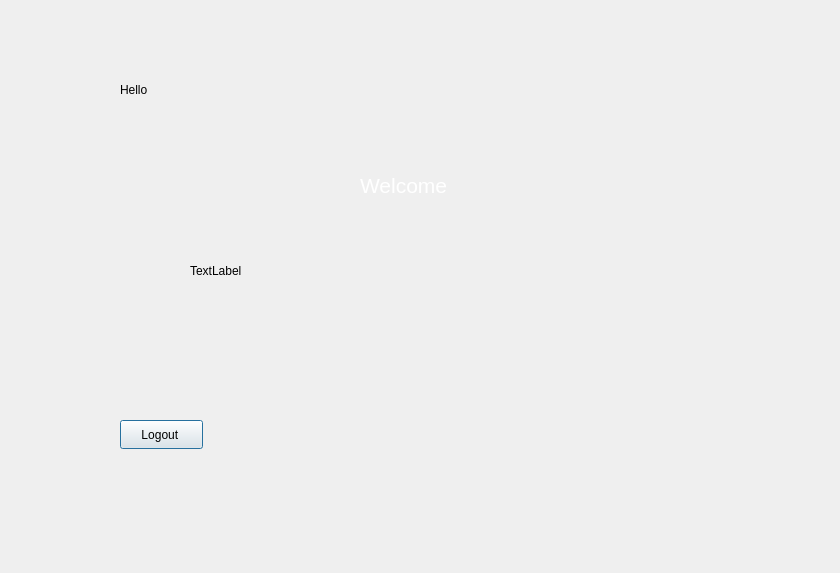
<?xml version="1.0" encoding="UTF-8"?>
<ui version="4.0">
 <class>WelcomeWindow</class>
 <widget class="QDialog" name="WelcomeWindow">
  <property name="geometry">
   <rect>
    <x>0</x>
    <y>0</y>
    <width>840</width>
    <height>573</height>
   </rect>
  </property>
  <property name="windowTitle">
   <string>Dialog</string>
  </property>
  <widget class="QLabel" name="hellolabel">
   <property name="geometry">
    <rect>
     <x>120</x>
     <y>80</y>
     <width>241</width>
     <height>20</height>
    </rect>
   </property>
   <property name="text">
    <string>Hello </string>
   </property>
  </widget>
  <widget class="QLabel" name="image">
   <property name="geometry">
    <rect>
     <x>190</x>
     <y>140</y>
     <width>431</width>
     <height>261</height>
    </rect>
   </property>
   <property name="text">
    <string>TextLabel</string>
   </property>
  </widget>
  <widget class="QLabel" name="welcomelabel">
   <property name="geometry">
    <rect>
     <x>360</x>
     <y>160</y>
     <width>121</width>
     <height>51</height>
    </rect>
   </property>
   <property name="text">
    <string>&lt;html&gt;&lt;head/&gt;&lt;body&gt;&lt;p&gt;&lt;span style=&quot; font-size:16pt; color:#ffffff;&quot;&gt;Welcome&lt;/span&gt;&lt;/p&gt;&lt;/body&gt;&lt;/html&gt;</string>
   </property>
  </widget>
  <widget class="QPushButton" name="logout">
   <property name="geometry">
    <rect>
     <x>120</x>
     <y>420</y>
     <width>83</width>
     <height>29</height>
    </rect>
   </property>
   <property name="text">
    <string>Logout </string>
   </property>
  </widget>
 </widget>
 <resources/>
 <connections/>
</ui>
